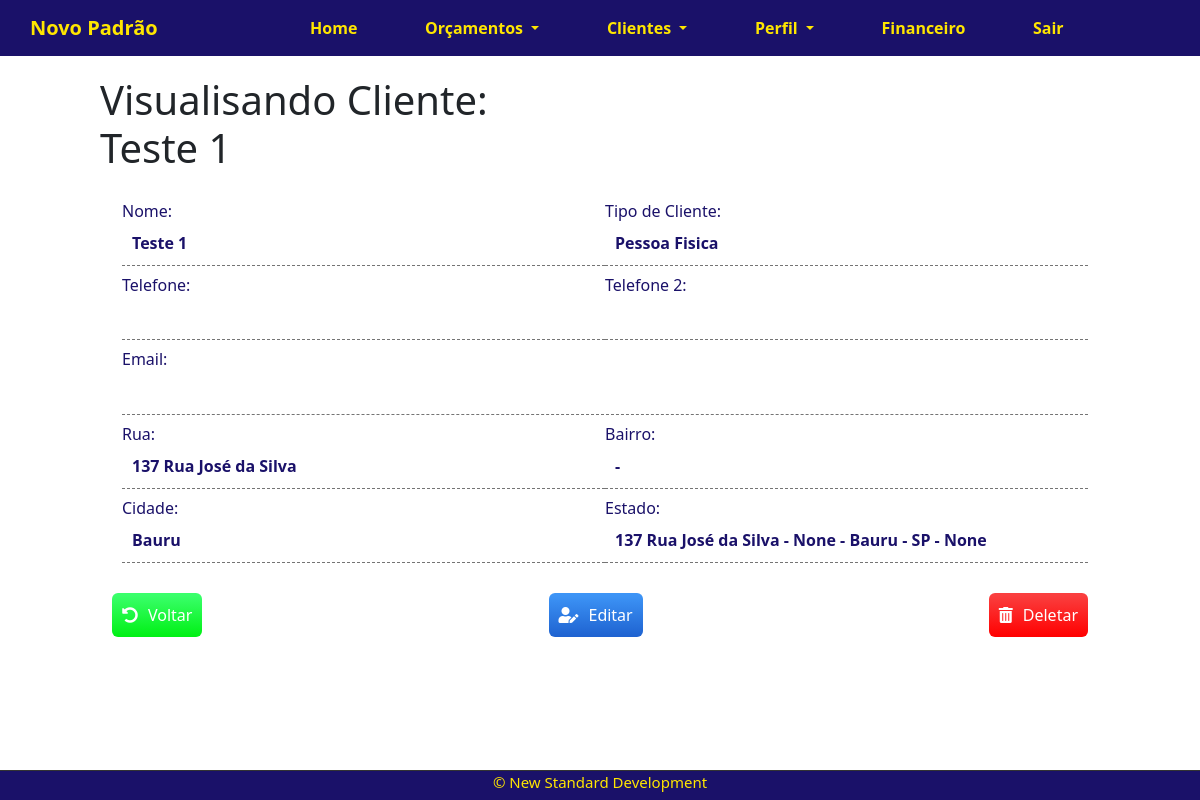
The page /clients/client/1 (signed in) on the database as committed earlier.
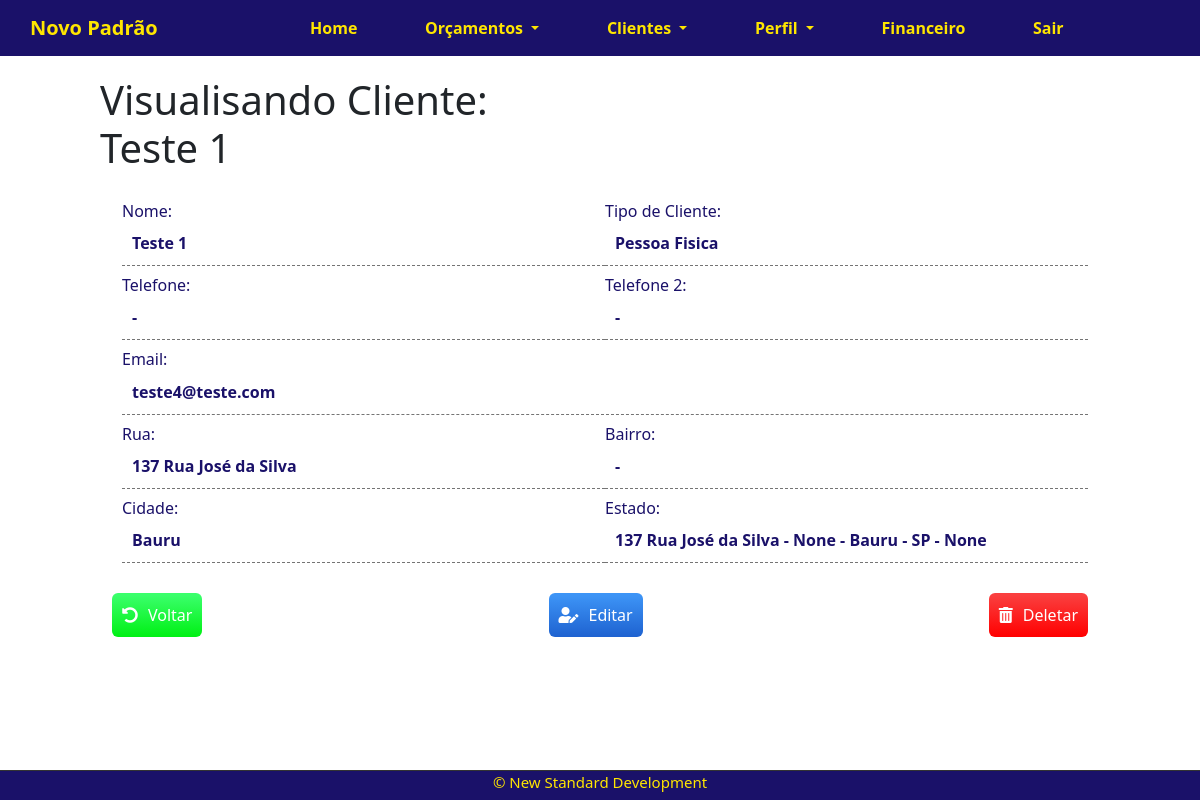
The same page on the database as committed later.
### company/models.py (models this page shows)
class Contacts(models.Model):
    client_id =  models.ForeignKey(Clients, on_delete=models.CASCADE)
    telefone1 = models.CharField(max_length=30, unique=True, null=True, blank=True, )
    telefone2 = models.CharField(max_length=30, unique=True, null=True, blank=True, )
    email = models.EmailField(max_length=255, unique=True,  null=True, blank=True)
    def __str__(self) -> str:
        telefone1_str = str(self.telefone1) if self.telefone1 is not None else ""
        telefone2_str = str(self.telefone2) if self.telefone2  else "-"
        email_str = str(self.email) if self.email is not None else "-"
        return '{} {} {}'.format( telefone1_str, telefone2_str, email_str)

### company/views.py (the view)
# urls.py: path("clients/client/<int:id>", views.clientView, name="client-view"),
@login_required
def  clientView(request, id):
    client = Clients.objects.get(pk=id)
    try:
        address = Address.objects.get(client_id=client)
    except:
        address = ""
    try:
        contacts = Contacts.objects.get( client_id=client.id)
    except:
        contacts = ""
    print('client: ', client)
    print('address: ', address)
    print('contacts:',contacts )
    context = {
        'address':address,
        'contacts':contacts,
        'client': client,
        }
    return render(request, 'company/client.html', context)

### company/models.py (called while the page is built)
    def __str__(self) -> str:
        if self.client_type:
            self.client_type = self.get_client_type_display()
        else:
            self.client_type = ""
        return '{} - {}' .format( self.name,  self.client_type)

    def __str__(self) -> str:
        return '{} - {} - {} - {} - {}' .format( self.street, self.bairro, self.city, self.state, self.cep)

### company/templates/company/client.html (shortened to what this page needs)
{% extends 'base.html' %}
{% load crispy_forms_tags %}
{% block content %}
<div class="offset-1 col-10 list-div">
    <h1>Visualisando Cliente:
        <br>
        <span id="client-name"> {{ client.name }} </span>
    </h1>
    <div class="container div-view">
        <div class=" div-view-item">
            <div>
                <h6>Nome: </h6>
                <span>{{client.name }}</span>
            </div>
            <div>
                <h6>Tipo de Cliente:</h6>
                <span>{{client.client_type }}</span>
            </div>
        </div>
        <div class=" div-view-item">
            <div>
                <h6>Telefone: </h6>
                <span>{{ contacts.telefone1|default_if_none:'-' }}</span>
            </div>
            <div>
                <h6>Telefone 2:</h6>
                <span>{{contacts.telefone2|default_if_none:'-' }}</span>
            </div>
        </div>
        <div class=" div-view-item">
            <div>
                <h6>Email: </h6>
                <span>{{ contacts.email|default_if_none:'-' }}</span>
            </div>
        </div>
        <div class=" div-view-item">
            <div>
                <h6>Rua: </h6>
                <span>{{ address.street|default_if_none:'-' }}</span>
            </div>
            <div>
                <h6>Bairro:</h6>
                <span>{{address.bairro|default_if_none:'-' }}</span>
            </div>
        </div>
        <div class=" div-view-item">
            <div>
                <h6>Cidade: </h6>
                <span>{{ address.city|default_if_none:'-' }}</span>
            </div>
            <div>
                <h6>Estado:</h6>
                <span>{{address|default_if_none:'-' }}</span>
            </div>
        </div>
    </div>
    <div class=" container dashboard-box-client">
        <div>
            <a href="/clients/" class="myButton-client" id="back-client">
                <i class=" fas fas fa-undo-alt "></i>
                Voltar
            </a>
        </div>
        <div>
            <a href="/clients/edit/{{client.id}}" class="myButton-client" id="edit-client">
                <i class=" fas fas fa-user-edit "></i>
                Editar</a>
        </div>
        <div>
            <a href="/clients/delete/{{client.id}}" class="myButton-client delete-btn" id="delete-client">
                <i class=" fas fa-trash-alt "></i>
                Deletar</a>
        </div>
    </div>
</div>
{% endblock %}

Rows that differ between the two databases and show on the page:
added Contacts: telefone1 "-", telefone2 "-", email "teste4@teste.com"
